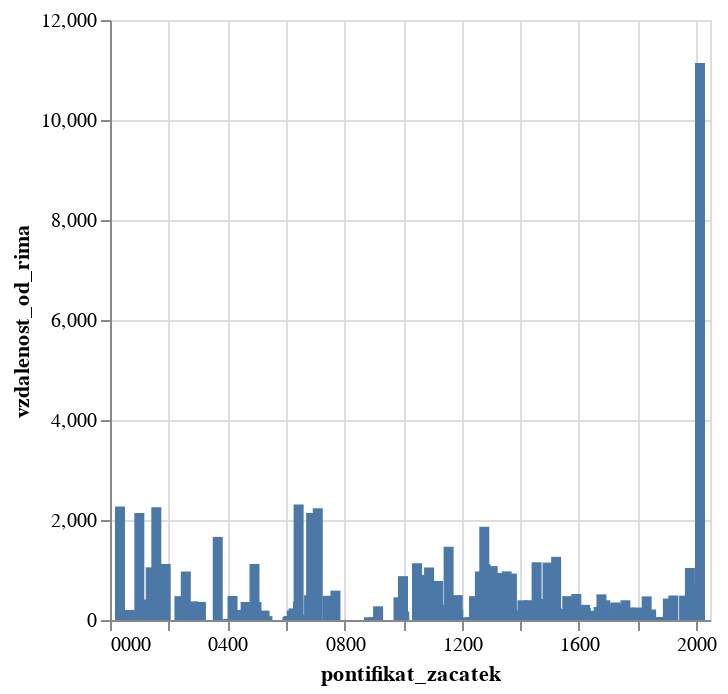

Source (notebook cell):
### Code cell
alt.Chart(df.filter(~pl.col('vzdalenost_od_rima').is_null()).to_pandas()).mark_bar().encode(alt.X('pontifikat_zacatek:T'),alt.Y('vzdalenost_od_rima:Q'))

### Figure 1 — Vega-Lite specification as saved in the notebook (floating-point values rounded to 4 significant figures; data arrays with more than 128 entries replaced by an {"elided": "..."} marker saying what was removed)
{"config": {"view": {"continuousWidth": 300, "continuousHeight": 300}}, "data": {"name": "data-9b938a1e5af38af503a75203dc02d093"}, "mark": {"type": "bar"}, "encoding": {"x": {"field": "pontifikat_zacatek", "type": "temporal"}, "y": {"field": "vzdalenost_od_rima", "type": "quantitative"}}, "$schema": "https://vega.github.io/schema/vega-lite/v5.8.0.json", "datasets": {"data-9b938a1e5af38af503a75203dc02d093": {"elided": "262 records"}}}
